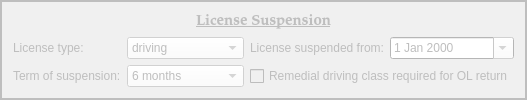
        <widget class="QFrame" name="license_suspension_frame">
         <property name="enabled">
          <bool>false</bool>
         </property>
         <property name="styleSheet">
          <string notr="true">background-color: rgb(240, 240, 240);</string>
         </property>
         <property name="frameShape">
          <enum>QFrame::Box</enum>
         </property>
         <property name="frameShadow">
          <enum>QFrame::Plain</enum>
         </property>
         <property name="lineWidth">
          <number>2</number>
         </property>
         <layout class="QGridLayout" name="gridLayout_2">
          <item row="2" column="1">
           <widget class="QComboBox" name="term_of_suspension_box">
            <property name="styleSheet">
             <string notr="true">background-color: rgb(255, 255, 255);</string>
            </property>
            <item>
             <property name="text">
              <string>6 months</string>
             </property>
            </item>
            <item>
             <property name="text">
              <string>12 months</string>
             </property>
            </item>
            <item>
             <property name="text">
              <string>18 months</string>
             </property>
            </item>
            <item>
             <property name="text">
              <string>24 months</string>
             </property>
            </item>
           </widget>
          </item>
          <item row="1" column="3">
           <widget class="QDateEdit" name="license_suspension_date_box">
            <property name="styleSheet">
             <string notr="true">background-color: rgb(255, 255, 255);</string>
            </property>
            <property name="calendarPopup">
             <bool>true</bool>
            </property>
           </widget>
          </item>
          <item row="2" column="2" colspan="2">
           <widget class="QCheckBox" name="remedial_driving_class_checkBox">
            <property name="text">
             <string>Remedial driving class required for OL return</string>
            </property>
           </widget>
          </item>
          <item row="1" column="1">
           <widget class="QComboBox" name="license_type_box">
            <property name="styleSheet">
             <string notr="true">background-color: rgb(255, 255, 255);</string>
            </property>
            <item>
             <property name="text">
              <string>driving</string>
             </property>
            </item>
            <item>
             <property name="text">
              <string>hunting</string>
             </property>
            </item>
            <item>
             <property name="text">
              <string>concealed carry</string>
             </property>
            </item>
           </widget>
          </item>
          <item row="2" column="0">
           <widget class="QLabel" name="label_21">
            <property name="text">
             <string>Term of suspension:</string>
            </property>
           </widget>
          </item>
          <item row="1" column="2">
           <widget class="QLabel" name="label_18">
            <property name="text">
             <string>License suspended from:</string>
            </property>
           </widget>
          </item>
          <item row="1" column="0">
           <widget class="QLabel" name="label_9">
            <property name="text">
             <string>License type:</string>
            </property>
           </widget>
          </item>
          <item row="0" column="0" colspan="4">
           <widget class="QLabel" name="label_24">
            <property name="sizePolicy">
             <sizepolicy hsizetype="Preferred" vsizetype="Minimum">
              <horstretch>0</horstretch>
              <verstretch>0</verstretch>
             </sizepolicy>
            </property>
            <property name="maximumSize">
             <size>
              <width>16777215</width>
              <height>100</height>
             </size>
            </property>
            <property name="font">
             <font>
              <family>Palatino Linotype</family>
              <pointsize>11</pointsize>
              <weight>75</weight>
              <italic>false</italic>
              <bold>true</bold>
              <underline>true</underline>
             </font>
            </property>
            <property name="text">
             <string>License Suspension</string>
            </property>
            <property name="alignment">
             <set>Qt::AlignCenter</set>
            </property>
           </widget>
          </item>
         </layout>
        </widget>
